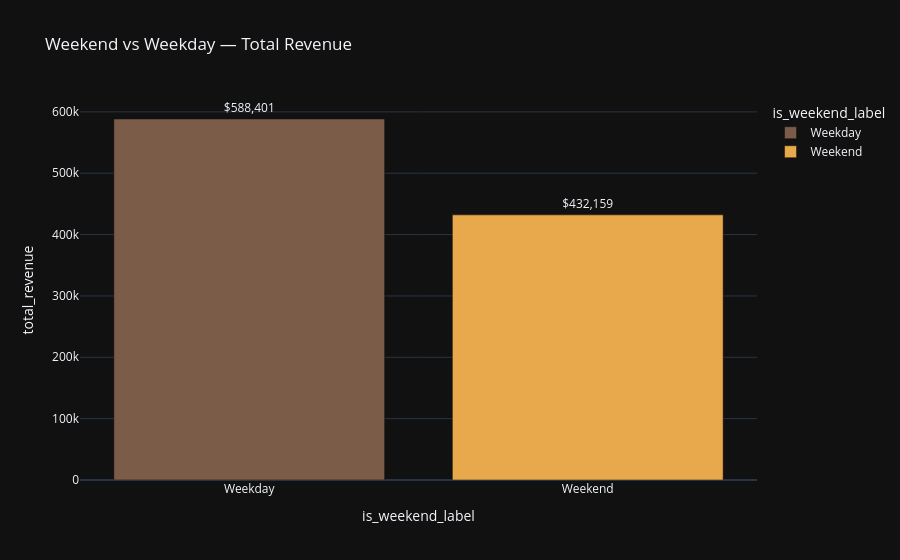

The notebook cell saved with this chart:
### Markdown cell above
#### Weekend vs Weekday revenue comparison:

### Code cell
sales["is_weekend_label"] = sales["is_weekend"].map({True: "Weekend", False: "Weekday"})

weekend_comp = sales.groupby("is_weekend_label").agg(
    total_revenue=("revenue", "sum"),
    avg_daily_revenue=("revenue", "mean"),
    total_transactions=("transaction_id", "count")
).reset_index()

fig = px.bar(
    weekend_comp, x="is_weekend_label", y="total_revenue",
    title="Weekend vs Weekday — Total Revenue",
    template="plotly_dark",
    color="is_weekend_label",
    color_discrete_map={"Weekend": "#E8A84C", "Weekday": "#7A5C48"},
    text="total_revenue"
)
fig.update_traces(texttemplate="$%{text:,.0f}", textposition="outside")
fig.show()

### Figure 1 — Plotly figure (JSON) as saved in the notebook; plotly's stock layout.template omitted (floating-point values rounded to 4 significant figures)
{"data": [{"hovertemplate": "is_weekend_label=%{x}<br>total_revenue=%{text}<extra></extra>", "legendgroup": "Weekday", "marker": {"color": "#7A5C48", "pattern": {"shape": ""}}, "name": "Weekday", "orientation": "v", "showlegend": true, "text": [588400.0], "textposition": "outside", "texttemplate": "$%{text:,.0f}", "type": "bar", "x": ["Weekday"], "xaxis": "x", "y": [588400.0], "yaxis": "y"}, {"hovertemplate": "is_weekend_label=%{x}<br>total_revenue=%{text}<extra></extra>", "legendgroup": "Weekend", "marker": {"color": "#E8A84C", "pattern": {"shape": ""}}, "name": "Weekend", "orientation": "v", "showlegend": true, "text": [432200.0], "textposition": "outside", "texttemplate": "$%{text:,.0f}", "type": "bar", "x": ["Weekend"], "xaxis": "x", "y": [432200.0], "yaxis": "y"}], "layout": {"barmode": "relative", "legend": {"title": {"text": "is_weekend_label"}, "tracegroupgap": 0}, "title": {"text": "Weekend vs Weekday — Total Revenue"}, "xaxis": {"anchor": "y", "categoryarray": ["Weekday", "Weekend"], "categoryorder": "array", "domain": [0, 1], "title": {"text": "is_weekend_label"}}, "yaxis": {"anchor": "x", "domain": [0, 1], "title": {"text": "total_revenue"}}}}
